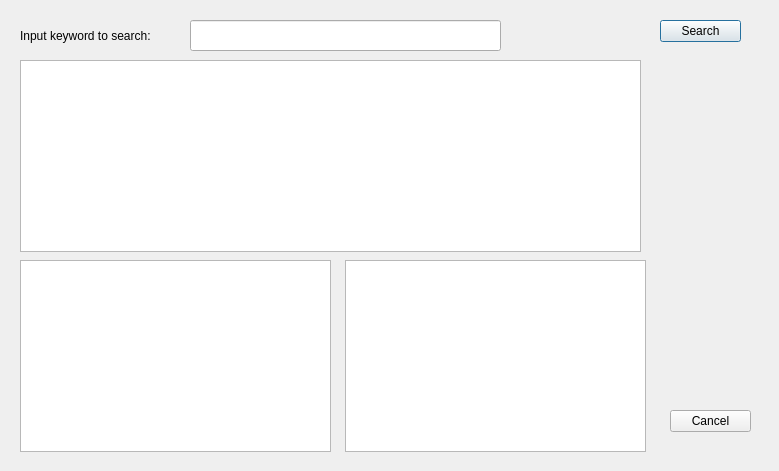
<?xml version="1.0" encoding="UTF-8"?>
<ui version="4.0">
 <class>SearchDialog</class>
 <widget class="QDialog" name="SearchDialog">
  <property name="geometry">
   <rect>
    <x>0</x>
    <y>0</y>
    <width>779</width>
    <height>471</height>
   </rect>
  </property>
  <property name="windowTitle">
   <string>Dialog</string>
  </property>
  <widget class="QPushButton" name="searchButton">
   <property name="geometry">
    <rect>
     <x>660</x>
     <y>20</y>
     <width>81</width>
     <height>22</height>
    </rect>
   </property>
   <property name="text">
    <string>Search</string>
   </property>
  </widget>
  <widget class="QPushButton" name="pushButton_2">
   <property name="geometry">
    <rect>
     <x>670</x>
     <y>410</y>
     <width>81</width>
     <height>22</height>
    </rect>
   </property>
   <property name="text">
    <string>Cancel</string>
   </property>
  </widget>
  <widget class="QLabel" name="label">
   <property name="geometry">
    <rect>
     <x>20</x>
     <y>20</y>
     <width>161</width>
     <height>31</height>
    </rect>
   </property>
   <property name="text">
    <string>Input keyword to search:</string>
   </property>
  </widget>
  <widget class="QLineEdit" name="keyWord">
   <property name="geometry">
    <rect>
     <x>190</x>
     <y>20</y>
     <width>311</width>
     <height>31</height>
    </rect>
   </property>
  </widget>
  <widget class="QTableView" name="tView">
   <property name="geometry">
    <rect>
     <x>20</x>
     <y>60</y>
     <width>621</width>
     <height>192</height>
    </rect>
   </property>
  </widget>
  <widget class="QTextBrowser" name="tBrowser">
   <property name="geometry">
    <rect>
     <x>20</x>
     <y>260</y>
     <width>311</width>
     <height>192</height>
    </rect>
   </property>
   <property name="font">
    <font>
     <family>AR PL UMing CN</family>
    </font>
   </property>
  </widget>
  <widget class="QTextBrowser" name="tBrowser_2">
   <property name="geometry">
    <rect>
     <x>345</x>
     <y>260</y>
     <width>301</width>
     <height>192</height>
    </rect>
   </property>
   <property name="font">
    <font>
     <family>AR PL UMing CN</family>
    </font>
   </property>
  </widget>
 </widget>
 <resources/>
 <connections>
  <connection>
   <sender>pushButton_2</sender>
   <signal>clicked()</signal>
   <receiver>SearchDialog</receiver>
   <slot>reject()</slot>
   <hints>
    <hint type="sourcelabel">
     <x>710</x>
     <y>416</y>
    </hint>
    <hint type="destinationlabel">
     <x>710</x>
     <y>395</y>
    </hint>
   </hints>
  </connection>
 </connections>
</ui>
